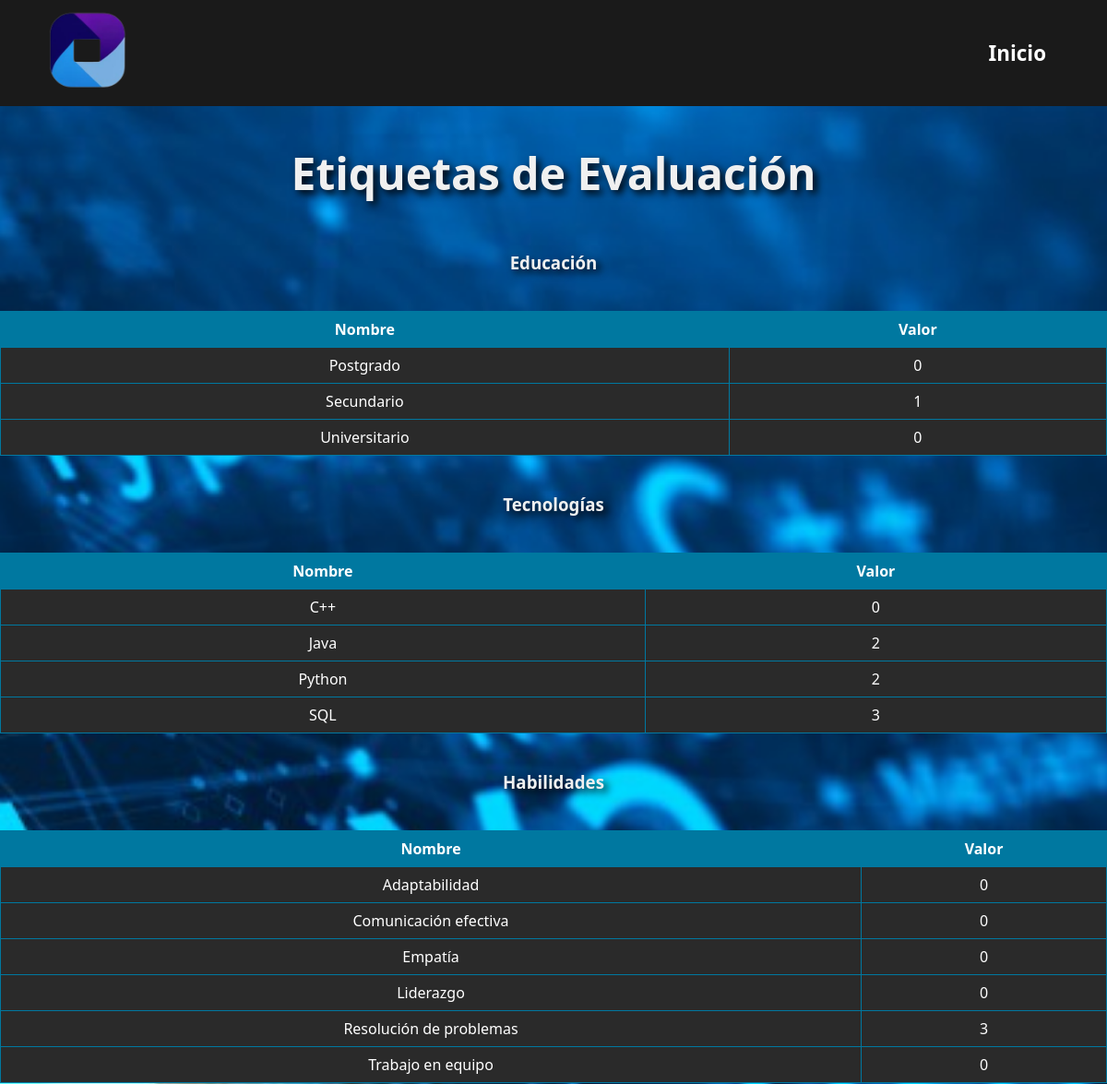
Before: /etiquetas (upper part) with the older database file.
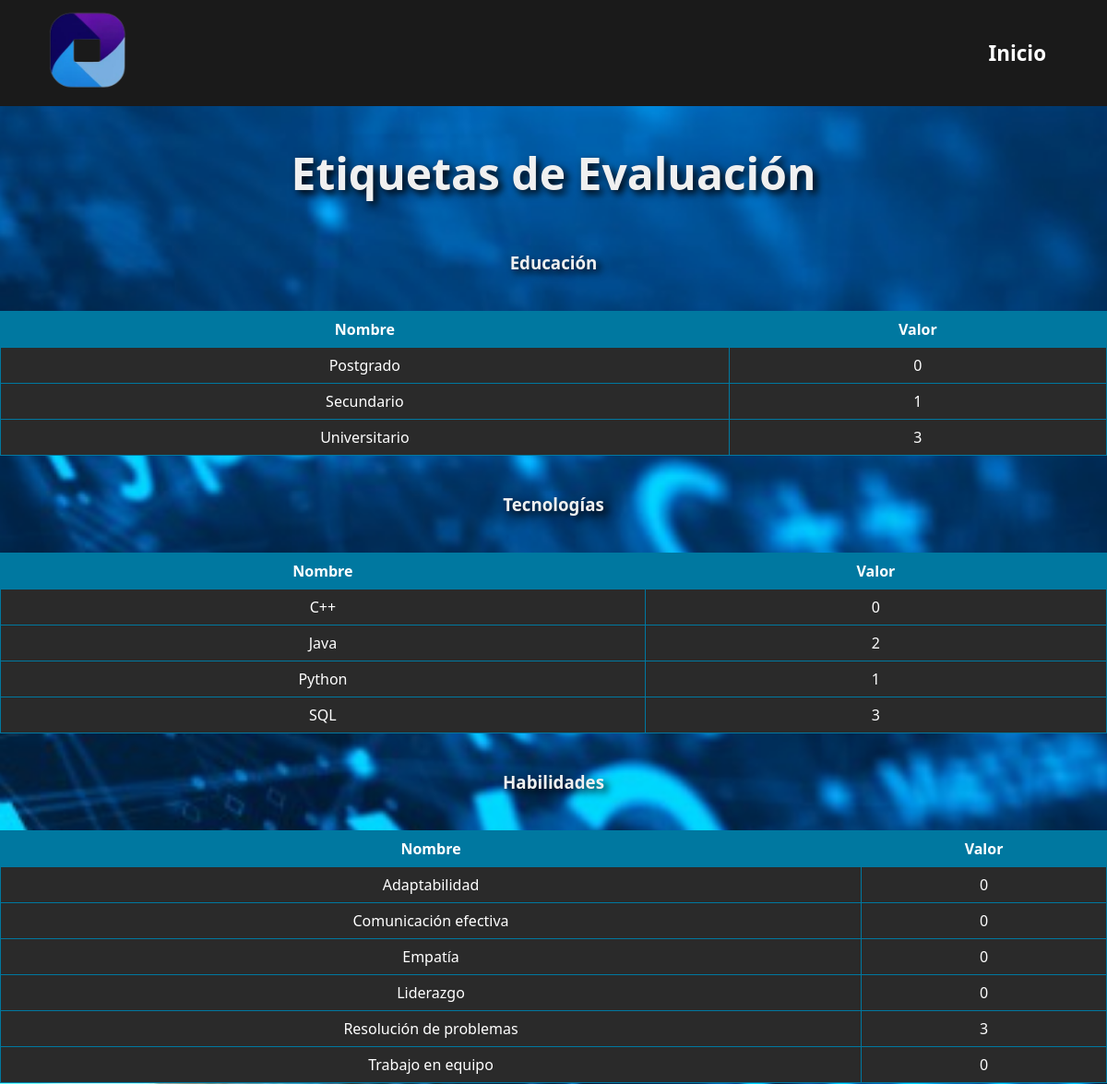
After: the same page with the newer database file.
### FlaskLocal.py (models this page shows)
class Educacion(db.Model):
    __tablename__ = 'educacion'
    idedu = db.Column(db.Integer, primary_key=True)
    nombre = db.Column(db.String(100), nullable=False, unique=True)
    importancia = db.Column(db.Integer, nullable=False)

class Tecnologia(db.Model):
    __tablename__ = 'tecnologia'
    idtec = db.Column(db.Integer, primary_key=True)
    nombre = db.Column(db.String(100), nullable=False, unique=True)
    importancia = db.Column(db.Integer, nullable=False)

### FlaskLocal.py (the view)
@app.route("/etiquetas")
def mostrar_etiquetas():
    educaciones = Educacion.query.all()
    tecnologias = Tecnologia.query.all()
    habilidades = Habilidad.query.all()
    df_edu = pd.DataFrame([{"Nombre": e.nombre, "Valor": e.importancia} for e in educaciones])
    df_tec = pd.DataFrame([{"Nombre": t.nombre, "Valor": t.importancia} for t in tecnologias])
    df_hab = pd.DataFrame([{"Nombre": h.nombre, "Valor": h.importancia} for h in habilidades])
    tabla_edu = df_edu.to_html(classes="table table-bordered", index=False)
    tabla_tec = df_tec.to_html(classes="table table-bordered", index=False)
    tabla_hab = df_hab.to_html(classes="table table-bordered", index=False)
    return render_template("etiquetas.html",
                           tabla_edu=tabla_edu,
                           tabla_tec=tabla_tec,
                           tabla_hab=tabla_hab,
                           educaciones=educaciones,
                           habilidades=habilidades,
                           tecnologias=tecnologias)

### templates/etiquetas.html (shortened to what this page needs)
<!DOCTYPE html>
<html lang="es">
<head>
    <link rel="stylesheet" href="{{ url_for('static', filename='StylesCrear.css') }}">
</head>
<body class="container mt-4">
    <header>
        <div class="logo">
            <img src="{{ url_for('static', filename='images/logo_ungs_512.png') }}" alt="AI Logo">
        </div>
        <div class="nav">
            <a href="{{ url_for('predecir') }}">Inicio</a>
        </div>
    </header>
    <h1 class="mb-4">Etiquetas de Evaluación</h1>
    <h3>Educación</h3>
    {{ tabla_edu|safe }}
    <h3>Tecnologías</h3>
    {{ tabla_tec|safe }}
    <h3>Habilidades</h3>
    {{ tabla_hab|safe }}
</body>
</html>

Changed rows visible on the page:
changed Educacion: nombre "Nombre Valor Postgrado 0 Secundario 1 Universitario 0" → "Nombre Valor Postgrado 0 Secundario 1 Universitario 3"
computed for Tecnologia: nombre "Nombre Valor C++ 0 Java 2 Python 2 SQL 3" → "Nombre Valor C++ 0 Java 2 Python 1 SQL 3"
